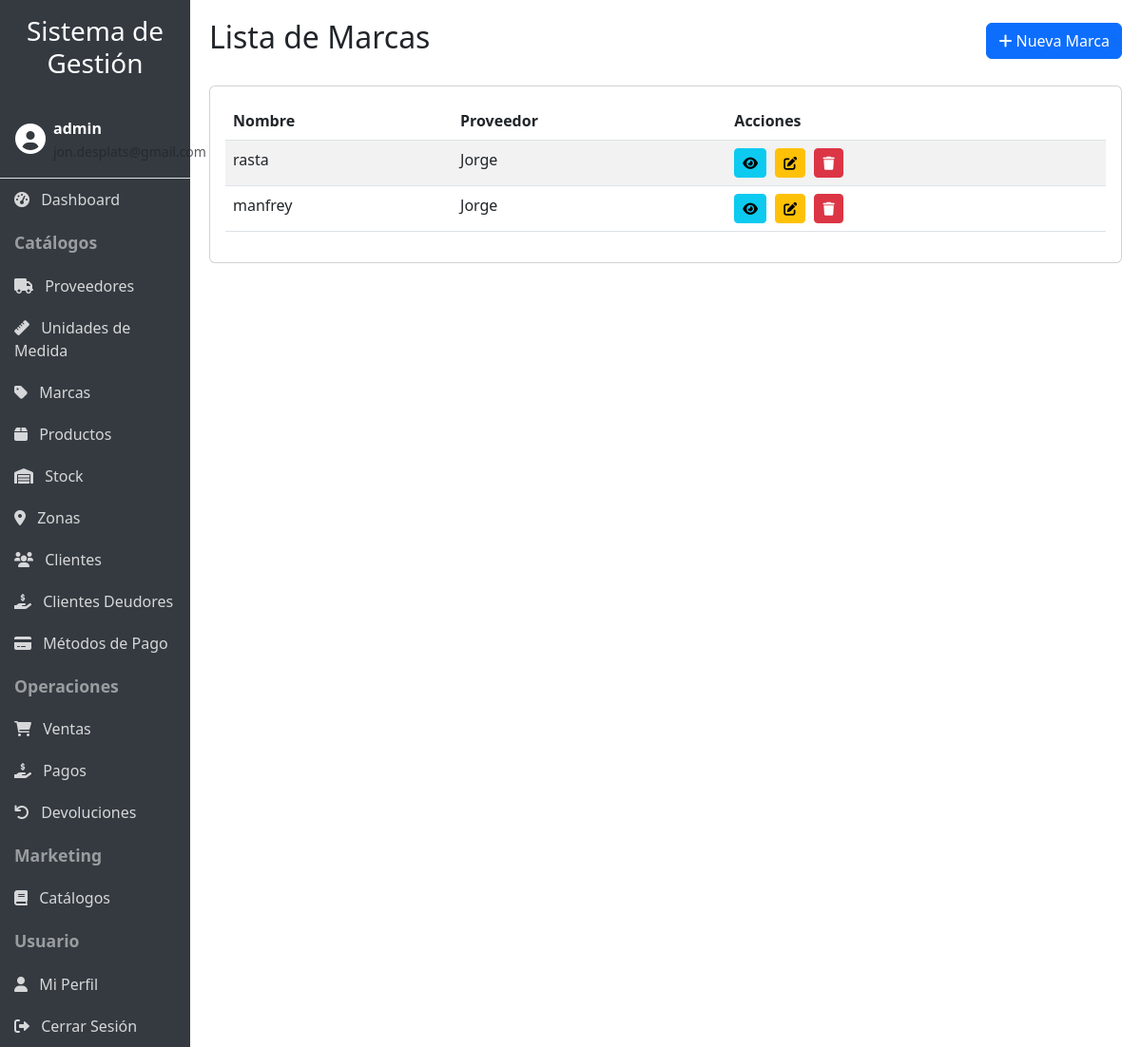
The page /marcas/ (signed in) on the database its author committed.
### productos/models.py (models this page shows, shortened)
class Marca(models.Model):
    nombre = models.CharField(max_length=100)
    proveedor = models.ForeignKey(Proveedor, on_delete=models.CASCADE)
    usuario = models.ForeignKey(User, on_delete=models.CASCADE, null=True, blank=True)

class Proveedor(models.Model):
    nombre = models.CharField(max_length=100)
    direccion = models.CharField(max_length=100)
    email = models.CharField(max_length=100)
    telefono = models.CharField(max_length=100)
    usuario = models.ForeignKey(User, on_delete=models.CASCADE, null=True, blank=True)
    def __str__(self) -> str:
        return self.nombre

### productos/user_views.py (the view)
# urls.py: path('marcas/', user_views.UserMarcaListView.as_view(), name='marca_list'),
class UserMarcaListView(UserDataMixin, MarcaListView):
    pass

### productos/mixins.py (called while the page is built)
    def get_queryset(self):
        queryset = super().get_queryset()
        user = self.request.user
        if user.is_staff or user.is_superuser:
            return queryset
        if hasattr(queryset.model, 'usuario'):
            return queryset.filter(usuario=user)
        return queryset

### productos/templates/productos/marca_list.html (shortened to what this page needs)
{% extends 'productos/base.html' %}
{% load productos_filters %}
{% block header %}Lista de Marcas{% endblock %}
{% block header_buttons %}
<a href="{% url 'productos:marca_create' %}" class="btn btn-primary">
    <i class="fas fa-plus"></i> Nueva Marca
</a>
{% endblock %}
{% block content %}
<div class="card">
    <div class="card-body">
        <div class="table-responsive">
            <table class="table table-striped table-hover">
                <thead>
                    <tr>
                        <th>Nombre</th>
                        <th>Proveedor</th>
                        <th>Acciones</th>
                    </tr>
                </thead>
                <tbody>
                    {% for marca in marcas %}
                    <tr>
                        <td>{{ marca.nombre }}</td>
                        <td>{{ marca.proveedor }}</td>
                        <td class="action-buttons">
                            <a href="{% url 'productos:marca_detail' marca.pk %}" class="btn btn-sm btn-info" title="Ver detalles">
                                <i class="fas fa-eye"></i>
                            </a>
                            <a href="{% url 'productos:marca_update' marca.pk %}" class="btn btn-sm btn-warning" title="Editar">
                                <i class="fas fa-edit"></i>
                            </a>
                            <a href="{% url 'productos:marca_delete' marca.pk %}" class="btn btn-sm btn-danger" title="Eliminar">
                                <i class="fas fa-trash"></i>
                            </a>
                        </td>
                    </tr>
                    {% empty %}
                    <tr>
                        <td colspan="3" class="text-center">No hay marcas registradas.</td>
                    </tr>
                    {% endfor %}
                </tbody>
            </table>
        </div>
    </div>
</div>
{% endblock %}

### productos/templates/productos/base.html (shortened to what this page needs)
<!DOCTYPE html>
<html lang="es">
<head>
    <link href="https://cdn.jsdelivr.net/npm/bootstrap@5.3.0/dist/css/bootstrap.min.css" rel="stylesheet">
    <link rel="stylesheet" href="https://cdnjs.cloudflare.com/ajax/libs/font-awesome/6.0.0/css/all.min.css">
    {% load static %}
    <link rel="stylesheet" href="{% static 'productos/css/responsive.css' %}">
</head>
<body>
    <div class="container-fluid">
        <div class="row">
            <div class="col-lg-2 sidebar p-0" id="sidebar">
                <div class="p-3 d-lg-block d-none">
                    <h3 class="text-center">Sistema de Gestión</h3>
                </div>
                {% if user.is_authenticated %}
                <div class="user-info p-3 border-bottom">
                    <div class="d-flex align-items-center">
                        <div class="me-2">
                            <i class="fas fa-user-circle fa-2x"></i>
                        </div>
                        <div>
                            <div class="fw-bold">{{ user.username }}</div>
                            <small class="text-muted">{{ user.email }}</small>
                        </div>
                    </div>
                </div>
                {% endif %}
                {% if user.is_authenticated %}
                <a href="{% url 'productos:dashboard' %}" class="nav-link"><i class="fas fa-tachometer-alt me-2"></i> Dashboard</a>
                <div class="nav-header">Catálogos</div>
                <a href="{% url 'productos:proveedor_list' %}" class="nav-link"><i class="fas fa-truck me-2"></i> Proveedores</a>
                <a href="{% url 'productos:unidadmedida_list' %}" class="nav-link"><i class="fas fa-ruler me-2"></i> Unidades de Medida</a>
                <a href="{% url 'productos:marca_list' %}" class="nav-link"><i class="fas fa-tag me-2"></i> Marcas</a>
                <a href="{% url 'productos:producto_list' %}" class="nav-link"><i class="fas fa-box me-2"></i> Productos</a>
                <a href="{% url 'productos:stock_list' %}" class="nav-link"><i class="fas fa-warehouse me-2"></i> Stock</a>
                <a href="{% url 'productos:zona_list' %}" class="nav-link"><i class="fas fa-map-marker-alt me-2"></i> Zonas</a>
                <a href="{% url 'productos:cliente_list' %}" class="nav-link"><i class="fas fa-users me-2"></i> Clientes</a>
                <a href="{% url 'productos:clientes_deudores' %}" class="nav-link"><i class="fas fa-hand-holding-usd me-2"></i> Clientes Deudores</a>
                <a href="{% url 'productos:metodopago_list' %}" class="nav-link"><i class="fas fa-credit-card me-2"></i> Métodos de Pago</a>
                <div class="nav-header">Operaciones</div>
                <a href="{% url 'productos:venta_list' %}" class="nav-link"><i class="fas fa-shopping-cart me-2"></i> Ventas</a>
                <a href="{% url 'productos:pago_list' %}" class="nav-link"><i class="fas fa-hand-holding-usd me-2"></i> Pagos</a>
                <a href="{% url 'productos:devolucion_list' %}" class="nav-link"><i class="fas fa-undo me-2"></i> Devoluciones</a>
                <div class="nav-header">Marketing</div>
                <a href="{% url 'productos:catalogo_list' %}" class="nav-link"><i class="fas fa-book me-2"></i> Catálogos</a>
                <div class="nav-header">Usuario</div>
                <a href="{% url 'productos:profile' %}" class="nav-link"><i class="fas fa-user me-2"></i> Mi Perfil</a>
                <a href="{% url 'productos:logout' %}" class="nav-link"><i class="fas fa-sign-out-alt me-2"></i> Cerrar Sesión</a>
                {% else %}
                <div class="nav-header">Acceso</div>
                <a href="{% url 'productos:login' %}" class="nav-link"><i class="fas fa-sign-in-alt me-2"></i> Iniciar Sesión</a>
                <a href="{% url 'productos:register' %}" class="nav-link"><i class="fas fa-user-plus me-2"></i> Registrarse</a>
                {% endif %}
            </div>
            <div class="col-lg-10 content content-wrapper">
                <div class="d-flex justify-content-between align-items-center mb-4">
                    <h2>{% block header %}{% endblock %}</h2>
                    <div>
                        {% block header_buttons %}{% endblock %}
                    </div>
                </div>
                {% block content %}{% endblock %}
            </div>
        </div>
    </div>
</body>
</html>

### productos/static/productos/css/responsive.css (style rules this page uses)
body { font-size: 16px; }
.table-responsive { overflow-x: auto; -webkit-overflow-scrolling: touch; }

### productos/templates/productos/base.html (style rules this page uses)
body { overflow-x: hidden; }
.sidebar { min-height: 100vh; background-color: #343a40; color: white; transition: all 0.3s; }
.sidebar a { color: rgba(255, 255, 255, 0.8); text-decoration: none; display: block; padding: 10px 15px; }
.sidebar .nav-header { font-weight: bold; padding: 10px 15px; font-size: 1.1em; color: rgba(255, 255, 255, 0.5); }
.content { padding: 20px; }
.table-responsive { overflow-x: auto; }
.action-buttons a { margin-right: 5px; }

### rows shown on the page
Marca: nombre "rasta", proveedor "Jorge"
Marca: nombre "manfrey", proveedor "Jorge"

### other values the page prints
{{ user.username }} "admin"
{{ user.email }} "jon.desplats@gmail.com"
